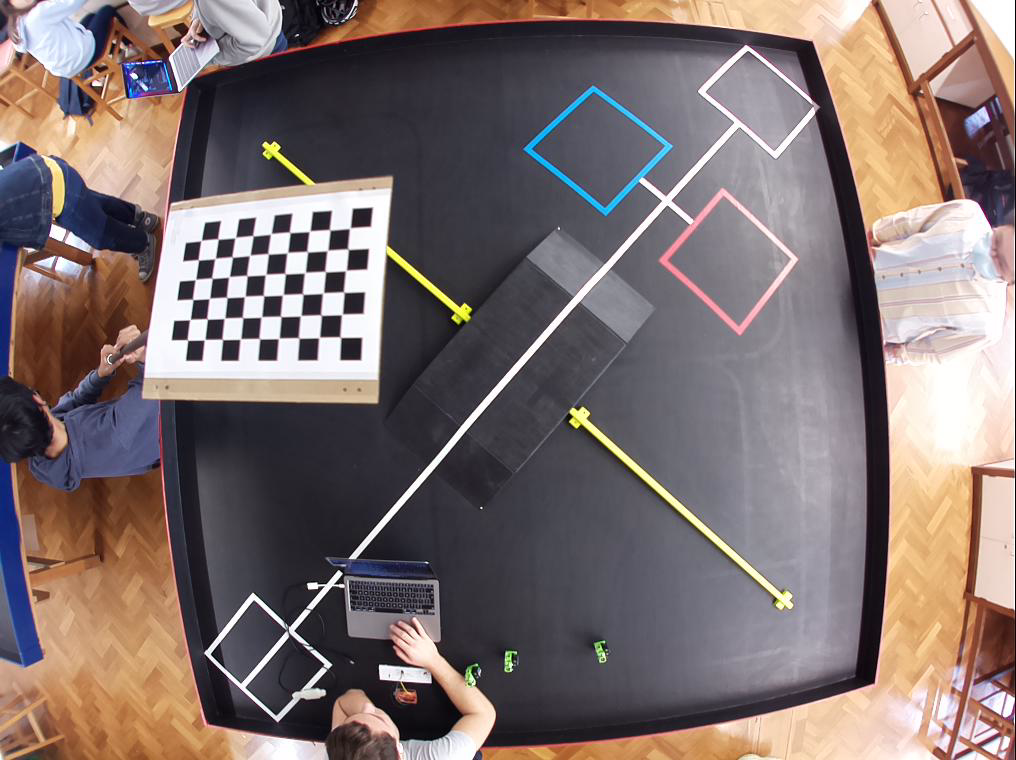
#> input picture Images/opencv_frame_0.png, 1016 x 760 px
$ python -i utils.py   (imports and definitions only)   (older library calls are emulated)
#> lines starting #> are read from the running program, lines starting #| are printed output that depends on the picture; after the words box and inside, x2 and y2 are one past the last pixel; in counts of white or black regions, pixels touching at a corner belong together
#> further down, picture is the input picture: shape (760, 1016, 3); mean B, G, R 110.8, 112.5, 126.6
import cv2
import numpy as np
import cv2.aruco as aruco


# Finds a homography matrix that relates two input images
# [36 lines left out: function find_homography, not called in this run]

# Increases the brightness of an image - unused


def increase_brightness(img, value=30):
#> called with value = 30
    hsv = cv2.cvtColor(img, cv2.COLOR_BGR2HSV)
#> hsv: shape (760, 1016, 3); mean H, S, V 94.6, 59, 133.1
    h, s, v = cv2.split(hsv)
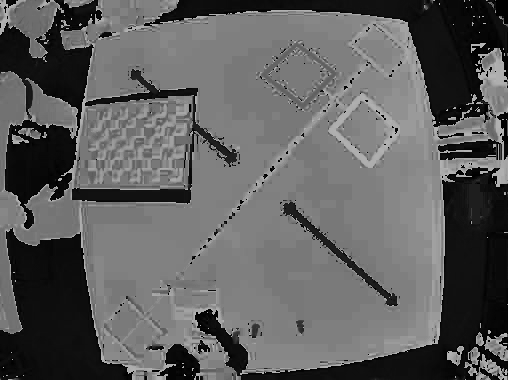
#> h: shape (760, 1016) (shown at 1/2 size); min 0, max 179, mean 94.6
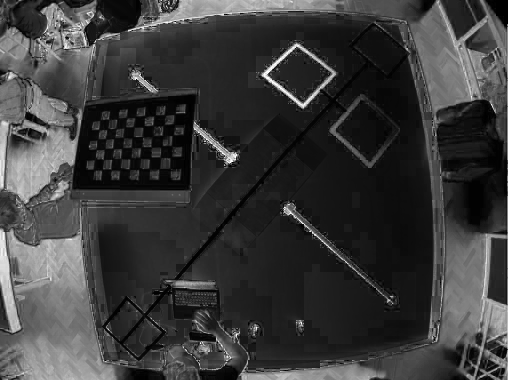
#> s: shape (760, 1016) (shown at 1/2 size); min 0, max 255, mean 59
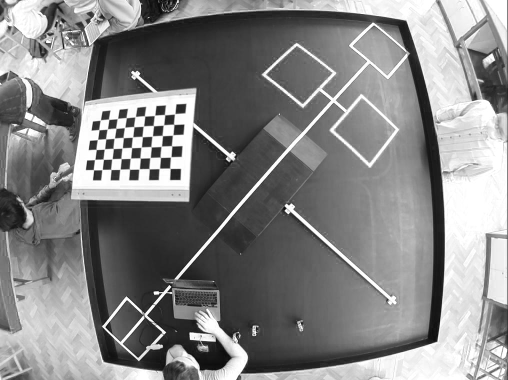
#> v: shape (760, 1016) (shown at 1/2 size); min 0, max 255, mean 133.1

    lim = 255 - value
    v[v > lim] = 255
#> v: shape (760, 1016); 13.7% of pixels changed, all inside (x1, y1, x2, y2) = (0, 0, 1015, 760)
    v[v <= lim] += value
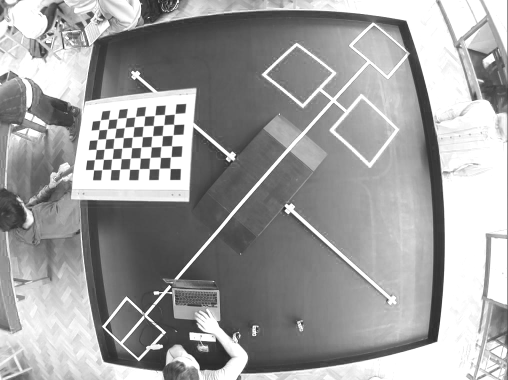
#> v: shape (760, 1016) (shown at 1/2 size); min 30, max 255, mean 159.4

    final_hsv = cv2.merge((h, s, v))
#> final_hsv: shape (760, 1016, 3); mean H, S, V 94.6, 59, 159.4
    img = cv2.cvtColor(final_hsv, cv2.COLOR_HSV2BGR)
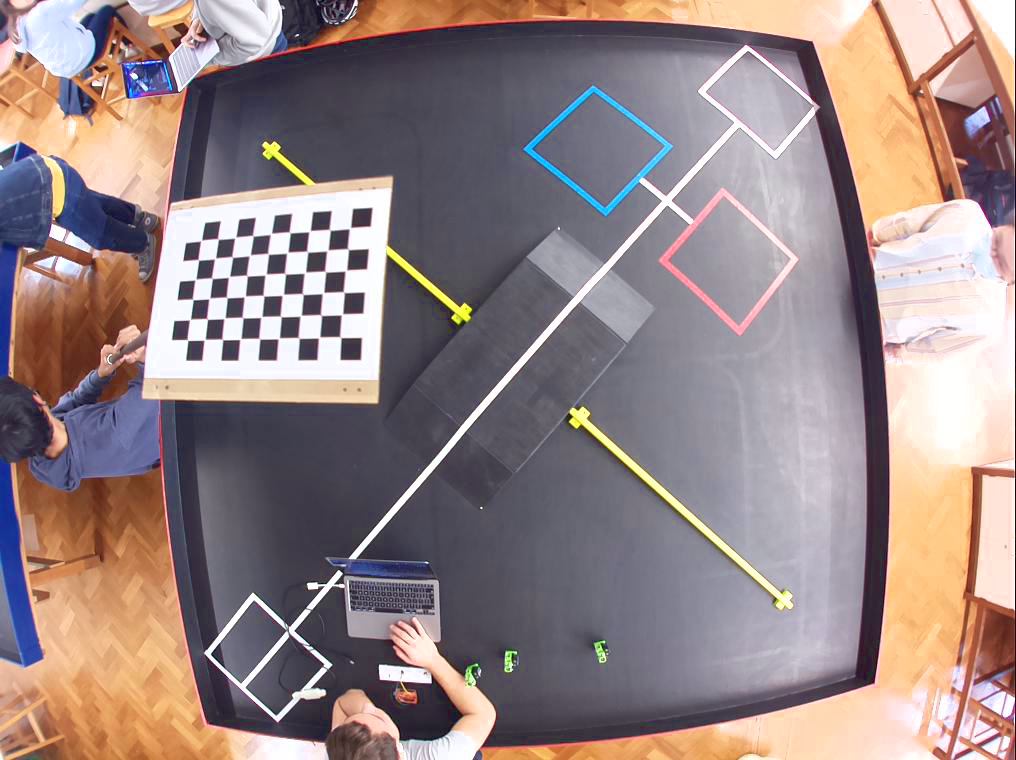
#> img: shape (760, 1016, 3); mean B, G, R 133.4, 133.5, 150.5
    return img


# Blob detector initialisation setup
params = cv2.SimpleBlobDetector_Params()
# Change thresholds
params.minThreshold = 50
params.maxThreshold = 150
params.filterByArea = True
params.minArea = 10

# Filter by Circularity
params.filterByCircularity = True
params.minCircularity = 0.3

# Filter by Convexity
params.filterByConvexity = True
params.minConvexity = 0.01


# Create a detector with the parameters
ver = (cv2.__version__).split('.')
if int(ver[0]) < 3:
    detector = cv2.SimpleBlobDetector(params)
else:
    detector = cv2.SimpleBlobDetector_create(params)

# Detect green blobs (level of green set by low, high values)


# [34 lines left out: functions detect_blobs, create_circular_mask, not called in this run]


# Aruco marker initialisation
aruco_dict = aruco.Dictionary_get(aruco.DICT_4X4_250)
parameters = aruco.DetectorParameters_create()

# Find markers


# [5 lines left out: function find_markers, not called in this run]


def unit_vector(vector):
    return vector / np.linalg.norm(vector)


# Computes the angle between two vectors (for robot rotation)
# [4 lines left out: function angle_between, not called in this run]

>>> import cv2
>>> picture = cv2.imread('Images/opencv_frame_0.png')
>>> result = increase_brightness(picture)

$ run again, on Images/opencv_frame_1.png
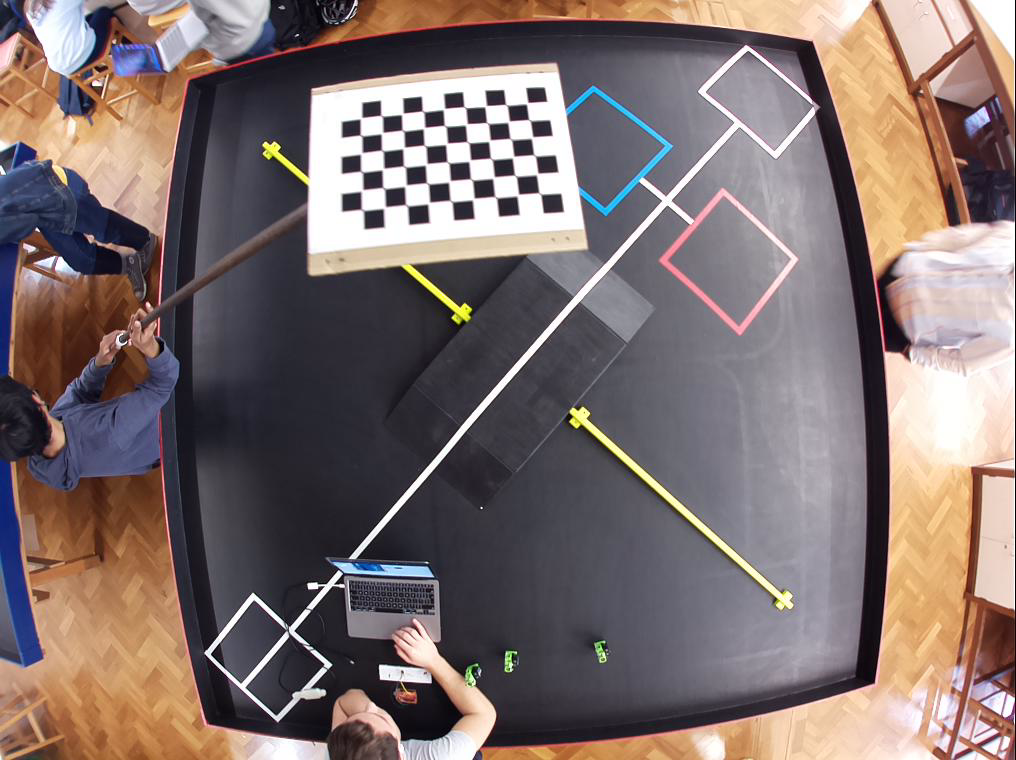
#> input picture Images/opencv_frame_1.png, 1016 x 760 px
#> picture is the input picture: shape (760, 1016, 3); mean B, G, R 109.9, 111.9, 126.5
#> hsv: shape (760, 1016, 3); mean H, S, V 92.8, 61.2, 133
#> in increase_brightness, `h, s, v = cv2.split(hsv)`:
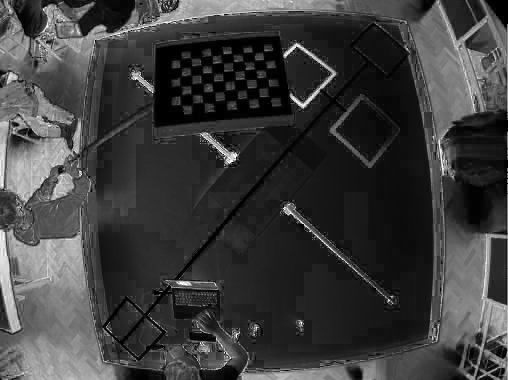
#> s: shape (760, 1016) (shown at 1/2 size); min 0, max 255, mean 61.2
#> final_hsv: shape (760, 1016, 3); mean H, S, V 92.8, 61.2, 159.3
#> in increase_brightness, `img = cv2.cvtColor(final_hsv, cv2.COLOR_HSV2BGR)`:
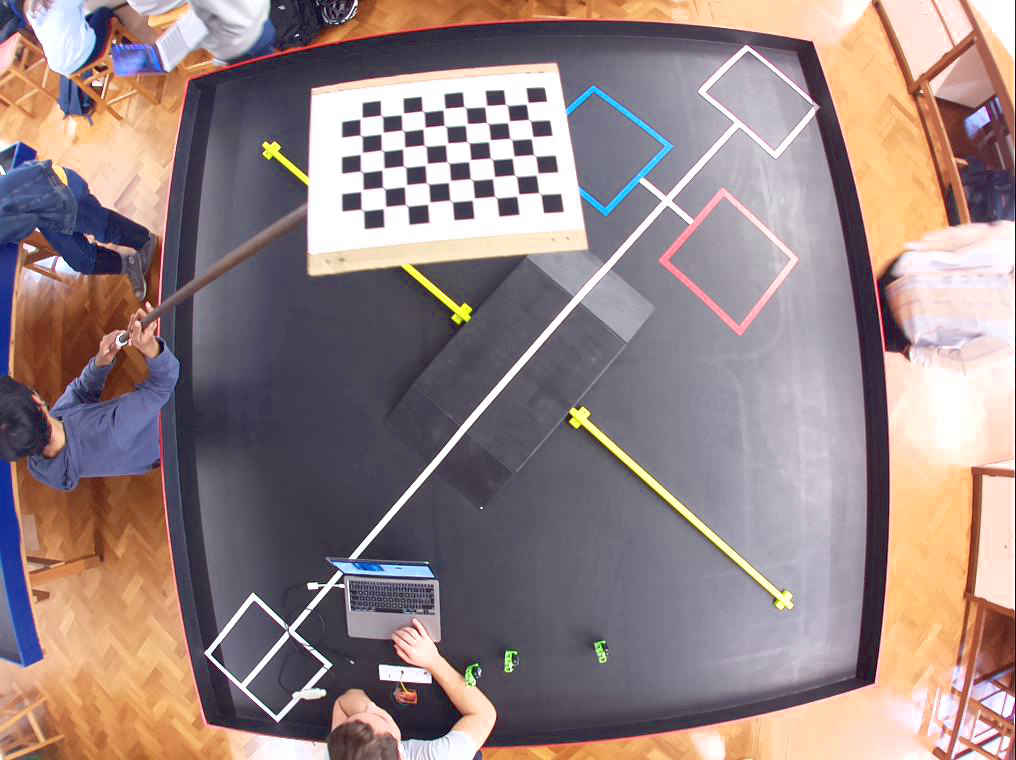
#> img: shape (760, 1016, 3); mean B, G, R 132.5, 132.6, 150.4

$ run again, on Images/opencv_frame_10.png
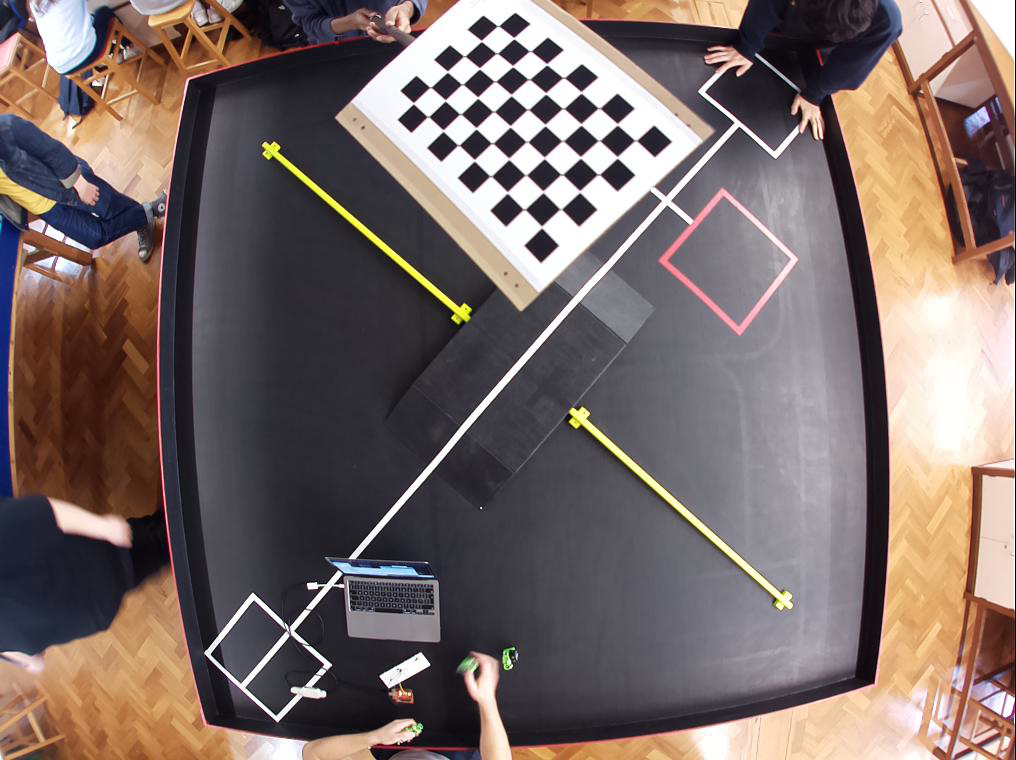
#> input picture Images/opencv_frame_10.png, 1016 x 760 px
#> picture is the input picture: shape (760, 1016, 3); mean B, G, R 103.7, 106.8, 121.7
#> hsv: shape (760, 1016, 3); mean H, S, V 93.9, 62.1, 126.5
#> in increase_brightness, `h, s, v = cv2.split(hsv)`:
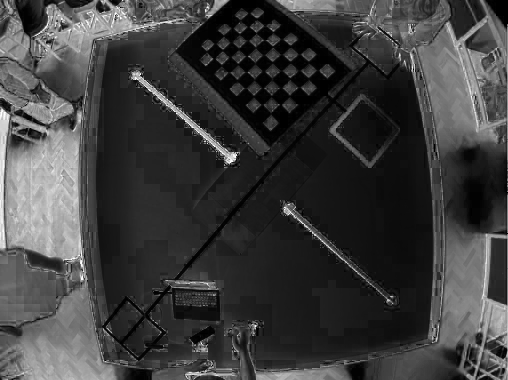
#> s: shape (760, 1016) (shown at 1/2 size); min 0, max 255, mean 62.1
#> final_hsv: shape (760, 1016, 3); mean H, S, V 93.9, 62.1, 152.4
#> in increase_brightness, `img = cv2.cvtColor(final_hsv, cv2.COLOR_HSV2BGR)`:
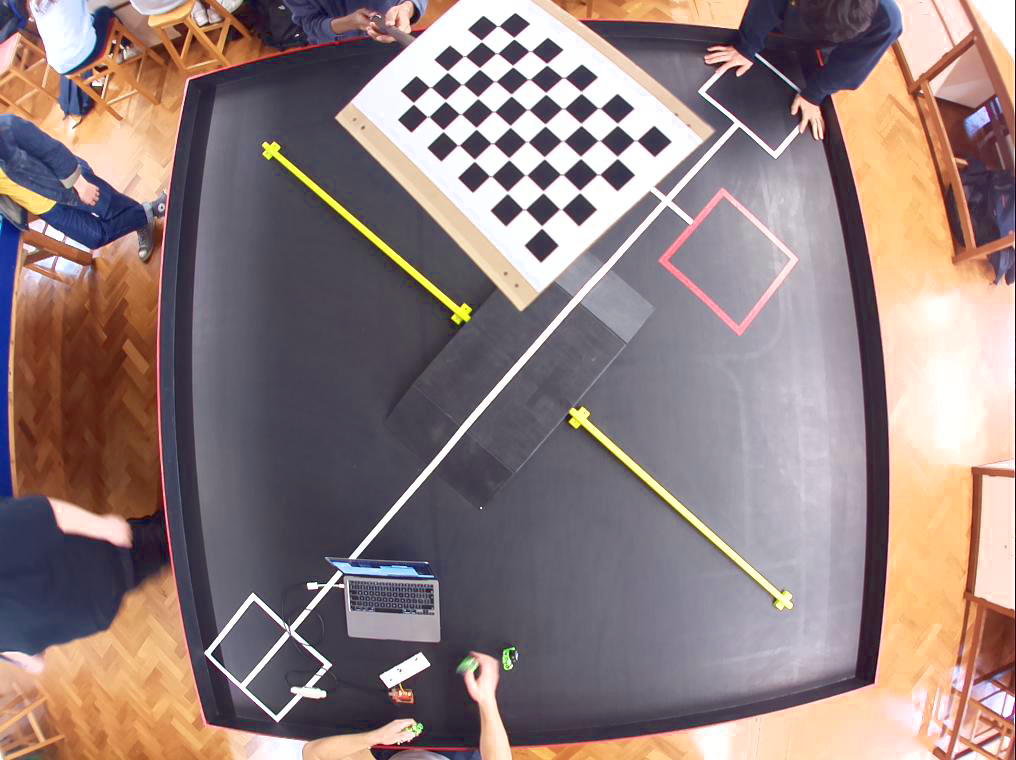
#> img: shape (760, 1016, 3); mean B, G, R 125.6, 127, 145.4
